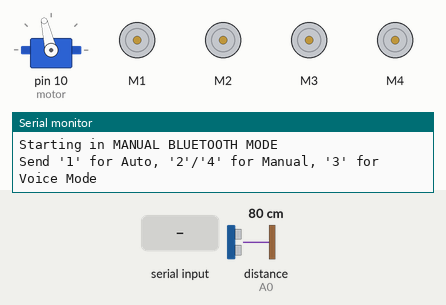
Recording of a sketch running on a simulated Arduino Uno, built with avr-gcc and run on an emulated ATmega328P. Parts: servo, 4 × DC motor (green arrow = forward, orange = backward, longer = faster), the last lines printed to the serial monitor. The inputs (shaded band) are chosen by the test bench; at power-on: distance to the obstacle (sensor on A0) 80 cm. The echo pulse lasts 58.3 µs per cm.

Above: at 1.2 s.
1.3 s: "<3>" received over Serial
At 2.4 s:
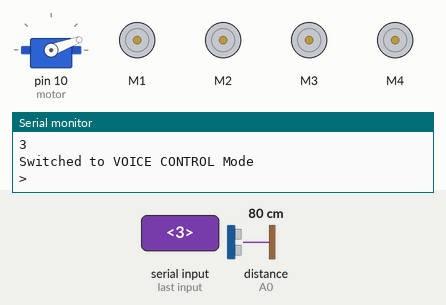
4.3 s: "<^>" received over Serial
At 4.8 s:
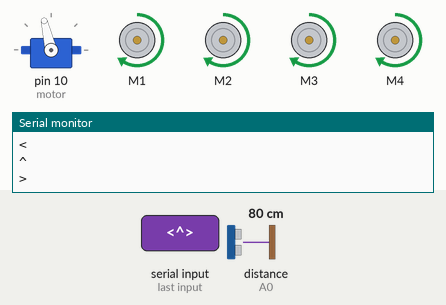
5.8 s: byte 85 ('U') received over Serial
7.3 s: byte 45 ('-') received over Serial
At 8.3 s:
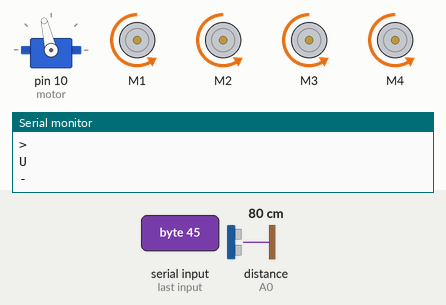
8.8 s: byte 68 ('D') received over Serial
10.3 s: "<L>" received over Serial
At 10.6 s:
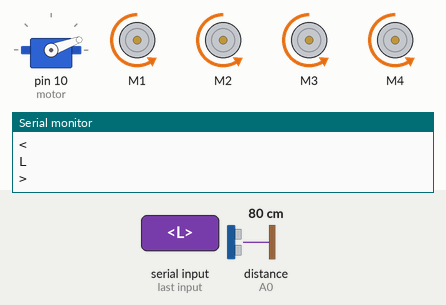
Timing chart, 0 to 13.3 s (numbered marks = the images above; inputs shaded):
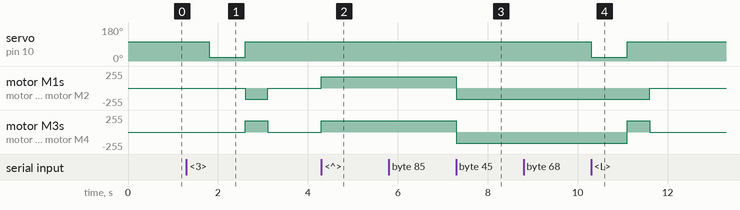

The sketch:

bluetooth_control_voice_obstacle.ino
```cpp
#include <Servo.h>
#include "AFMotor_R4.h"

#define Echo A0
#define Trig A1
#define motor 10
#define Speed 170
#define spoint 103

char value;
int distance;
int Left;
int Right;
int L = 0;
int R = 0;

// Modes: 0 = Manual, 1 = Auto, 2 = Voice
int mode = 0;

Servo servo;
AF_DCMotor M1(1);
AF_DCMotor M2(2);
AF_DCMotor M3(3);
AF_DCMotor M4(4);

void setup() {
  Serial.begin(9600);
  pinMode(Trig, OUTPUT);
  pinMode(Echo, INPUT);
  servo.attach(motor);
  servo.write(spoint);

  M1.setSpeed(Speed);
  M2.setSpeed(Speed);
  M3.setSpeed(Speed);
  M4.setSpeed(Speed);

  Serial.println("Starting in MANUAL BLUETOOTH MODE");
  Serial.println("Send '1' for Auto, '2'/'4' for Manual, '3' for Voice Mode");
}

void loop() {
  // Always listen for mode commands
  if (Serial.available() > 0) {
    value = Serial.read();
    Serial.println(value);

    if (value == '1') {
      mode = 1;
      Stop();
      Serial.println("Switched to AUTO (Obstacle Avoidance) Mode");
      delay(500);
    }
    else if (value == '2' || value == '4') {
      mode = 0;
      Stop();
      Serial.println("Switched to MANUAL (Bluetooth Control) Mode");
      delay(500);
    }
    else if (value == '3') {
      mode = 2;
      Stop();
      Serial.println("Switched to VOICE CONTROL Mode");
      delay(500);
    }
  }

  // Run behavior based on mode
  if (mode == 1) {
    Obstacle();  // Auto Mode
  }
  else if (mode == 0) {
    Bluetoothcontrol();  // Manual Bluetooth Control
  }
  else if (mode == 2) {
    voicecontrol();  // Voice Mode
  }
}

/* ----------------- MANUAL BLUETOOTH CONTROL ----------------- */
void Bluetoothcontrol() {
  if (value == 'U') forward();
  else if (value == 'D') backward();
  else if (value == 'L') left();
  else if (value == 'R') right();
  else if (value == 'S') Stop();
}

/* ----------------- OBSTACLE AVOIDANCE MODE ----------------- */
void Obstacle() {
  distance = ultrasonic();

  if (distance <= 12) {
    Stop();
    backward();
    delay(100);
    Stop();

    L = leftsee();
    servo.write(spoint);
    delay(800);
    R = rightsee();
    servo.write(spoint);

    if (L < R) {
      right();
      delay(500);
      Stop();
      delay(200);
    } else if (L > R) {
      left();
      delay(500);
      Stop();
      delay(200);
    }
  } else {
    forward();
  }
}

/* ----------------- VOICE CONTROL MODE ----------------- */
void voicecontrol() {
  if (Serial.available() > 0) {
    value = Serial.read();
    Serial.println(value);

    if (value == '^') {        // Forward command
      forward();
    }
    else if (value == '-') {   // Backward
      backward();
    }
    else if (value == '<') {   // Left
      L = leftsee();
      servo.write(spoint);
      if (L >= 10) {
        left();
        delay(500);
        Stop();
      } else {
        Stop();
      }
    }
    else if (value == '>') {   // Right
      R = rightsee();
      servo.write(spoint);
      if (R >= 10) {
        right();
        delay(500);
        Stop();
      } else {
        Stop();
      }
    }
    else if (value == '*') {   // Stop
      Stop();
    }
  }
}

/* ----------------- ULTRASONIC SENSOR ----------------- */
int ultrasonic() {
  digitalWrite(Trig, LOW);
  delayMicroseconds(4);
  digitalWrite(Trig, HIGH);
  delayMicroseconds(10);
  digitalWrite(Trig, LOW);

  long t = pulseIn(Echo, HIGH);
  long cm = t / 29 / 2;
  return cm;
}

/* ----------------- MOTOR CONTROL FUNCTIONS ----------------- */
void forward() {
  M1.run(FORWARD);
  M2.run(FORWARD);
  M3.run(FORWARD);
  M4.run(FORWARD);
}

void backward() {
  M1.run(BACKWARD);
  M2.run(BACKWARD);
  M3.run(BACKWARD);
  M4.run(BACKWARD);
}

void right() {
  M1.run(BACKWARD);
  M2.run(BACKWARD);
  M3.run(FORWARD);
  M4.run(FORWARD);
}

void left() {
  M1.run(FORWARD);
  M2.run(FORWARD);
  M3.run(BACKWARD);
  M4.run(BACKWARD);
}

void Stop() {
  M1.run(RELEASE);
  M2.run(RELEASE);
  M3.run(RELEASE);
  M4.run(RELEASE);
}

/* ----------------- SERVO SCANNING FUNCTIONS ----------------- */
int rightsee() {
  servo.write(20);
  delay(800);
  Left = ultrasonic();
  return Left;
}

int leftsee() {
  servo.write(180);
  delay(800);
  Right = ultrasonic();
  return Right;
}
```

Measured:
- after the input at 1.3 s, servo on pin 10 (motor): 103° → 20° after 0.50 s, → 103° 0.81 s later; motor M1, motor M2: stopped → backward 170/255 after 1.3 s, → stopped 0.50 s later; motor M3, motor M4: stopped → forward 170/255 after 1.3 s, → stopped 0.50 s later
- after the input at 4.3 s, motor M1–4: stopped → forward 170/255 at once
- after the input at 7.3 s, motor M1–4: forward 170/255 → backward 170/255 at once
- after the input at 10.3 s, servo on pin 10 (motor): 103° → 20° at once, → 103° 0.81 s later; motor M1, motor M2: backward 170/255 → stopped after 1.3 s; motor M3, motor M4: backward 170/255 → forward 170/255 after 0.81 s, → stopped 0.50 s later
